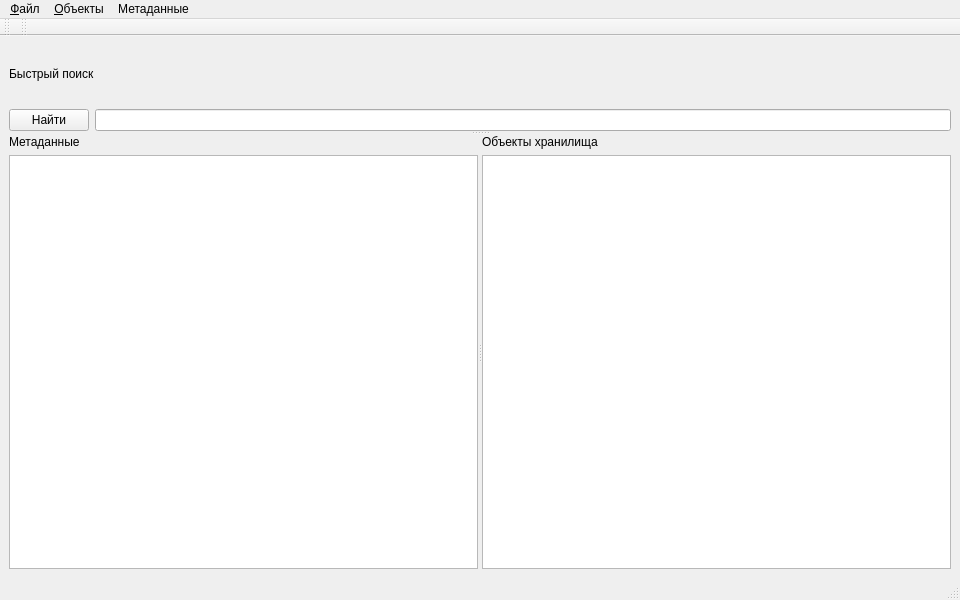
<ui version="4.0" >
 <class>MainWindow</class>
 <widget class="QMainWindow" name="MainWindow" >
  <property name="geometry" >
   <rect>
    <x>0</x>
    <y>0</y>
    <width>960</width>
    <height>600</height>
   </rect>
  </property>
  <property name="windowTitle" >
   <string>MainWindow</string>
  </property>
  <widget class="QWidget" name="centralwidget" >
   <property name="geometry" >
    <rect>
     <x>0</x>
     <y>39</y>
     <width>960</width>
     <height>537</height>
    </rect>
   </property>
   <layout class="QVBoxLayout" name="verticalLayout_5" >
    <item>
     <widget class="QSplitter" name="splitter_2" >
      <property name="orientation" >
       <enum>Qt::Vertical</enum>
      </property>
      <widget class="QWidget" name="" >
       <layout class="QVBoxLayout" name="verticalLayout_4" >
        <item>
         <widget class="QLabel" name="label_3" >
          <property name="text" >
           <string>Быстрый поиск</string>
          </property>
         </widget>
        </item>
        <item>
         <layout class="QHBoxLayout" name="horizontalLayout" >
          <item>
           <widget class="QPushButton" name="pushButton" >
            <property name="text" >
             <string>Найти</string>
            </property>
           </widget>
          </item>
          <item>
           <widget class="QLineEdit" name="lineEdit" />
          </item>
         </layout>
        </item>
       </layout>
       <zorder>mdiArea</zorder>
      </widget>
      <widget class="QSplitter" name="splitter" >
       <property name="orientation" >
        <enum>Qt::Horizontal</enum>
       </property>
       <widget class="QWidget" name="" >
        <layout class="QVBoxLayout" name="verticalLayout" >
         <item>
          <widget class="QLabel" name="label" >
           <property name="text" >
            <string>Метаданные</string>
           </property>
          </widget>
         </item>
         <item>
          <widget class="QTreeView" name="treeView" />
         </item>
        </layout>
       </widget>
       <widget class="QWidget" name="" >
        <layout class="QVBoxLayout" name="verticalLayout_3" >
         <item>
          <widget class="QLabel" name="label_2" >
           <property name="text" >
            <string>Объекты хранилища</string>
           </property>
          </widget>
         </item>
         <item>
          <widget class="QTableView" name="tableView" />
         </item>
        </layout>
       </widget>
      </widget>
     </widget>
    </item>
   </layout>
   <zorder>horizontalLayoutWidget</zorder>
   <zorder>gridLayoutWidget</zorder>
   <zorder>treeView</zorder>
   <zorder>gridLayoutWidget</zorder>
   <zorder>treeView</zorder>
   <zorder>tableView</zorder>
   <zorder>treeView</zorder>
   <zorder>treeView</zorder>
   <zorder>verticalLayoutWidget</zorder>
   <zorder>verticalLayoutWidget_2</zorder>
   <zorder>frame</zorder>
   <zorder>widget</zorder>
   <zorder>mdiArea</zorder>
   <zorder>scrollArea</zorder>
   <zorder>groupBox</zorder>
   <zorder>horizontalLayoutWidget</zorder>
   <zorder>verticalLayoutWidget</zorder>
   <zorder>horizontalLayoutWidget_2</zorder>
   <zorder>verticalLayoutWidget_2</zorder>
   <zorder>groupBox_2</zorder>
   <zorder>gridLayoutWidget</zorder>
   <zorder>treeView</zorder>
   <zorder>label</zorder>
   <zorder>tableView</zorder>
   <zorder>label_2</zorder>
   <zorder>pushButton</zorder>
   <zorder>label_3</zorder>
   <zorder>mdiArea</zorder>
   <zorder>groupBox</zorder>
   <zorder>treeView</zorder>
   <zorder>label</zorder>
   <zorder>label_2</zorder>
   <zorder>tableView</zorder>
  </widget>
  <widget class="QMenuBar" name="menubar" >
   <property name="geometry" >
    <rect>
     <x>0</x>
     <y>0</y>
     <width>960</width>
     <height>27</height>
    </rect>
   </property>
   <widget class="QMenu" name="menu" >
    <property name="title" >
     <string>&amp;Файл</string>
    </property>
    <widget class="QMenu" name="menu_3" >
     <property name="title" >
      <string>&amp;Хранилище</string>
     </property>
     <addaction name="action_7" />
     <addaction name="action_9" />
     <addaction name="action_8" />
    </widget>
    <widget class="QMenu" name="menu_4" >
     <property name="title" >
      <string>&amp;Пользователь</string>
     </property>
     <addaction name="action_10" />
     <addaction name="action_11" />
    </widget>
    <addaction name="menu_3" />
    <addaction name="menu_4" />
    <addaction name="separator" />
    <addaction name="action_5" />
   </widget>
   <widget class="QMenu" name="menu_2" >
    <property name="title" >
     <string>&amp;Объекты</string>
    </property>
    <widget class="QMenu" name="menu_5" >
     <property name="title" >
      <string>&amp;Добавить</string>
     </property>
     <addaction name="action_12" />
     <addaction name="actionURL" />
    </widget>
    <widget class="QMenu" name="menu_7" >
     <property name="title" >
      <string>&amp;Пометить</string>
     </property>
     <addaction name="action_21" />
     <addaction name="action_22" />
    </widget>
    <addaction name="menu_5" />
    <addaction name="menu_7" />
    <addaction name="action_13" />
    <addaction name="action_14" />
    <addaction name="separator" />
    <addaction name="action_16" />
   </widget>
   <widget class="QMenu" name="menu_6" >
    <property name="title" >
     <string>Метаданные</string>
    </property>
    <addaction name="action_17" />
    <addaction name="action_18" />
   </widget>
   <addaction name="menu" />
   <addaction name="menu_2" />
   <addaction name="menu_6" />
  </widget>
  <widget class="QStatusBar" name="statusbar" >
   <property name="geometry" >
    <rect>
     <x>0</x>
     <y>576</y>
     <width>960</width>
     <height>24</height>
    </rect>
   </property>
  </widget>
  <widget class="QToolBar" name="toolBar" >
   <property name="geometry" >
    <rect>
     <x>0</x>
     <y>27</y>
     <width>10</width>
     <height>12</height>
    </rect>
   </property>
   <property name="windowTitle" >
    <string>toolBar</string>
   </property>
   <attribute name="toolBarArea" >
    <enum>TopToolBarArea</enum>
   </attribute>
   <attribute name="toolBarBreak" >
    <bool>false</bool>
   </attribute>
  </widget>
  <widget class="QToolBar" name="toolBar_2" >
   <property name="geometry" >
    <rect>
     <x>10</x>
     <y>27</y>
     <width>950</width>
     <height>12</height>
    </rect>
   </property>
   <property name="windowTitle" >
    <string>toolBar_2</string>
   </property>
   <attribute name="toolBarArea" >
    <enum>TopToolBarArea</enum>
   </attribute>
   <attribute name="toolBarBreak" >
    <bool>false</bool>
   </attribute>
  </widget>
  <action name="action_5" >
   <property name="text" >
    <string>Выход</string>
   </property>
  </action>
  <action name="action_7" >
   <property name="text" >
    <string>Создать</string>
   </property>
  </action>
  <action name="action_8" >
   <property name="text" >
    <string>Удалить текущее</string>
   </property>
  </action>
  <action name="action_9" >
   <property name="text" >
    <string>Открыть</string>
   </property>
  </action>
  <action name="action_10" >
   <property name="text" >
    <string>Сменить</string>
   </property>
  </action>
  <action name="action_11" >
   <property name="text" >
    <string>Изменить</string>
   </property>
  </action>
  <action name="action_12" >
   <property name="text" >
    <string>Файл</string>
   </property>
  </action>
  <action name="actionURL" >
   <property name="text" >
    <string>URL</string>
   </property>
  </action>
  <action name="action_13" >
   <property name="text" >
    <string>Изменить</string>
   </property>
  </action>
  <action name="action_14" >
   <property name="text" >
    <string>Удалить</string>
   </property>
  </action>
  <action name="action_16" >
   <property name="text" >
    <string>Найти</string>
   </property>
  </action>
  <action name="action_17" >
   <property name="text" >
    <string>Удалить</string>
   </property>
  </action>
  <action name="action_18" >
   <property name="text" >
    <string>Изменить</string>
   </property>
  </action>
  <action name="action_19" >
   <property name="text" >
    <string>Пометить объект</string>
   </property>
  </action>
  <action name="action_21" >
   <property name="text" >
    <string>Тегом</string>
   </property>
  </action>
  <action name="action_22" >
   <property name="text" >
    <string>Полем</string>
   </property>
  </action>
 </widget>
 <resources/>
 <connections/>
</ui>
